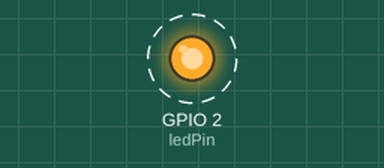
Bench run of a sketch on a simulated ESP32. Shown: output pins drawn as LEDs (lit = HIGH). Dashed ring = blinking. What the sketch prints to the serial monitor is not drawn.

Above: at 0.5 s.
Timing chart, 0 to 4.6 s (numbered marks = the images above):
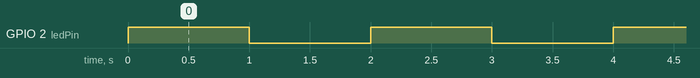

The sketch:

EspTest.ino
```cpp
const int ledPin = 2; // Pin 2 is the built-in LED on most ESP32 boards

void setup() {
  pinMode(ledPin, OUTPUT);
  Serial.begin(115200);
  Serial.println("ESP32 is alive and booting!");
}

void loop() {
  digitalWrite(ledPin, HIGH);
  Serial.println("LED ON");
  delay(1000);
  digitalWrite(ledPin, LOW);
  Serial.println("LED OFF");
  delay(1000);
}
```

Measured:
- by itself, GPIO 2 (ledPin): alternates HIGH for 1.0 s and LOW for 1.0 s
